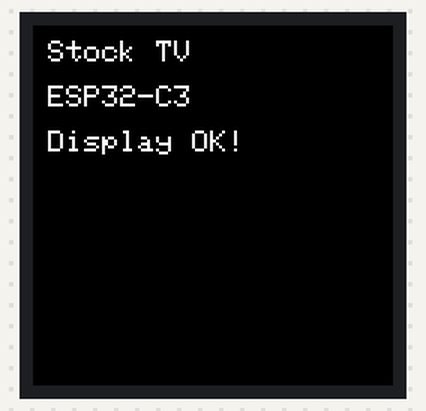
Bench run of a program on a simulated ESP32-C3. Shown: 240×240 colour display. What the program prints to the serial monitor is not drawn.

Above: at 4.0 s.

The program:

main.cpp
```cpp
#include <Arduino.h>
#include <TFT_eSPI.h>
// 注意：**不要** include <WiFi.h> —— 本工程是纯屏显诊断，不联网、不写 NVS。
//       具体原因见 setup() 末尾那段警告。
#include "../include/config.h"

TFT_eSPI tft = TFT_eSPI();

// RGB565颜色定义
#define TFT_RED    0xF800
#define TFT_GREEN  0x07E0
#define TFT_BLUE   0x001F
#define TFT_WHITE  0xFFFF
#define TFT_BLACK  0x0000

void setup() {
    Serial.begin(115200);
    Serial.println("\n=== Stock TV Starting ===");

    // 背光引脚初始化（P-MOS低电平点亮）
    pinMode(TFT_BL, OUTPUT);
    digitalWrite(TFT_BL, LOW);  // 点亮背光

    // TFT初始化
    Serial.println("Initializing TFT...");
    tft.init();

    // 颜色反转（关键！）
    tft.invertDisplay(true);

    // 设置旋转方向（0=USB下，1=USB右，2=USB上，3=USB左）
    // ⚠️ 必须与主工程 arduino/integrated 保持一致（那边是 setRotation(0)）。
    //    本工程是"屏显是否正常"的判据，朝向不一致会让人误以为屏有问题
    //    —— 实测踩过：rotation 2 相对主工程正好倒转 180°。
    tft.setRotation(0);

    // 清屏测试
    Serial.println("Testing display...");
    tft.fillScreen(TFT_BLACK);
    delay(500);

    // 显示测试图案
    tft.fillScreen(TFT_RED);
    delay(1000);
    tft.fillScreen(TFT_GREEN);
    delay(1000);
    tft.fillScreen(TFT_BLUE);
    delay(1000);

    // 显示文字
    tft.fillScreen(TFT_BLACK);
    tft.setTextColor(TFT_WHITE, TFT_BLACK);
    tft.setTextSize(2);
    tft.setCursor(10, 10);
    tft.println("Stock TV");
    tft.setCursor(10, 40);
    tft.println("ESP32-C3");
    tft.setCursor(10, 70);
    tft.println("Display OK!");

    Serial.println("Display test complete!");
    Serial.println("(本工程只测屏显，不碰 WiFi / NVS / SPIFFS)");

    // ⚠️⚠️ 【绝对不要在这里加 WiFi.begin()】⚠️⚠️
    //   本工程是"屏幕是否正常"的诊断工具，**不需要联网**。
    //   曾经这里有一段 `WiFi.begin(WIFI_SSID, WIFI_PASS)`，而 config.h 里那两个是
    //   占位符（"YOUR_WIFI_SSID"/"YOUR_WIFI_PASSWORD"）—— 后果是：
    //   ESP32 的 WiFi 驱动会【把这对占位符写进 NVS】，直接顶掉使用者真实的配网凭据。
    //   ⇒ 用户用它排障一次，设备就连不上自家 WiFi 了，还得重新配网。
    //   （实测踩过：排查后设备 AutoConnect 失败，读 NVS 才发现 ssid 被改成 YOUR_WIFI_SSID。）
    //   所以：本工程必须保持"只读屏幕"，一个字节都不写 NVS。
}

void loop() {
    delay(1000);
}
```

config.h
```cpp
#pragma once
// ============================================================
// stock-tv 用户配置 — 改完重新编译烧录
// ============================================================

// ---- WiFi（⚠️ 本调试工程**不使用**，保留仅为兼容早期版本）----
// ⚠️⚠️ 千万不要在 src/main.cpp 里拿这两项去调 WiFi.begin()！
//     ESP32 的 WiFi 驱动会把它们【写进 NVS】，顶掉使用者真实的配网凭据 ——
//     本工程是"屏显是否正常"的诊断工具，不需要联网，也不能碰 NVS。
//     （实测踩过：用过一次本工程后，设备 AutoConnect 失败，NVS 里的 ssid 被改成 YOUR_WIFI_SSID。）
#define WIFI_SSID   "YOUR_WIFI_SSID"
#define WIFI_PASS   "YOUR_WIFI_PASSWORD"

// ---- Data source（⚠️ 本调试工程当前未使用，历史遗留）----
// 早期版本曾用它在局域网里连 daemon/app.py。当前的 `src/main.cpp` 只做
// 引脚/背光/屏显的最小验证，不取任何数据，下面这几项均为历史保留。
#define WEBHOOK_BASE "http://192.168.1.100:8899/quote"

// ---- 自选列表（⚠️ 同样未被当前调试工程使用）----
// 股票/指数: sh600519 / sz000001 / sh000001(上证指数)
// 注: 场外基金(如 f005827)不在本仓库主工程的取数范围内；主工程走腾讯行情接口，
//     该接口不支持场外基金代码（详见 README「符号规则」）。
static const char* SYMBOLS[] = {
    "sh000001",   // 上证指数
    "sh600519",   // 贵州茅台
    "sz300308",   // 中际旭创(示例)
};
static const int SYMBOL_COUNT = sizeof(SYMBOLS) / sizeof(SYMBOLS[0]);

// ---- 节奏（⚠️ 未被当前调试工程使用）----
#define ROTATE_MS     5000UL     // 轮播翻页间隔
#define REFRESH_MS    60000UL    // 全列表数据刷新间隔
#define SPARK_POINTS  48         // 走势图采样点数

// ---- 背光亮度 0-255(硬件为P-MOS低电平点亮,代码内已做反相) ----
#define BACKLIGHT_LEVEL 200
```
